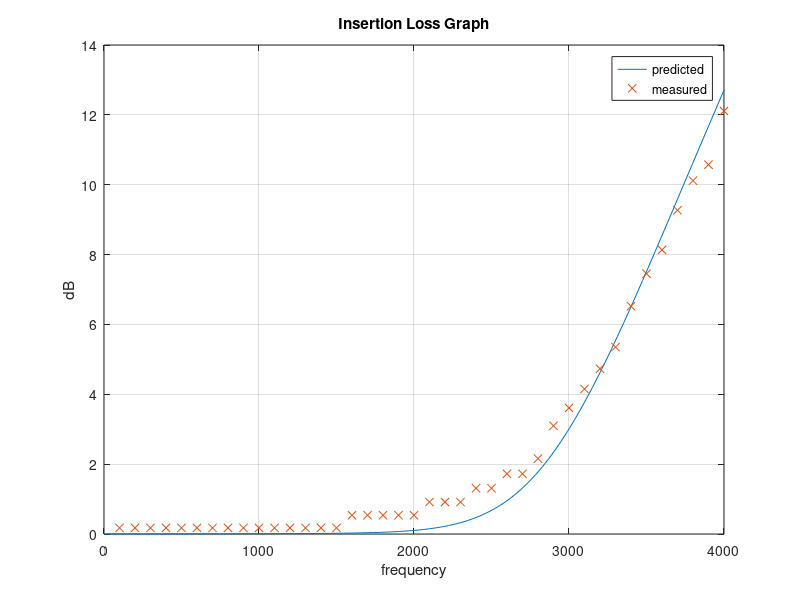
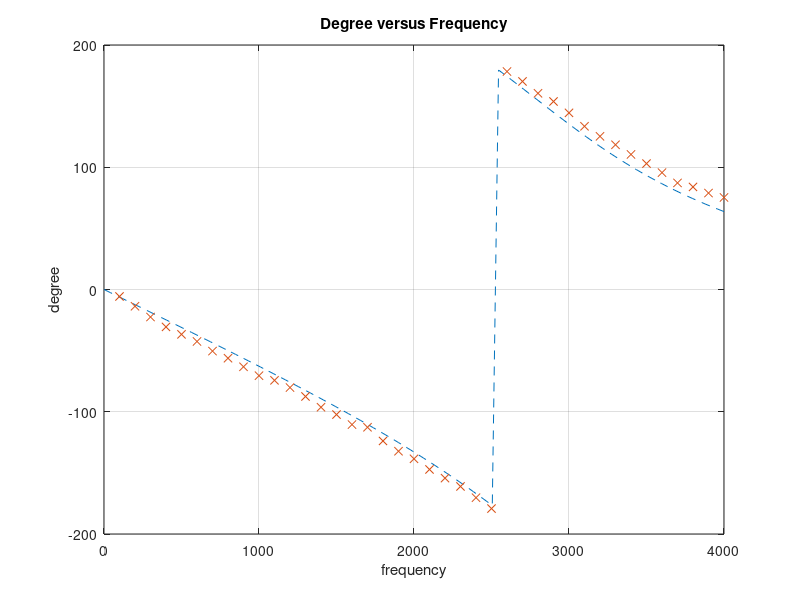

Here is the MATLAB script that generated these plots, in order:
%Yang Zhang & Zhang Wen ECE-300 Lab 1
%Monday, September 05, 2016
clear;
clc;
f = linspace(0 , 4000, 100);
s = j .* 2 .* pi .* f;
Hs = (2.38 * (10^21)) ./ ((s.^5)+ (61 * 10^3 .* s.^4)+ (1.86* 10^9 .* s.^3) +(35.1 * 10^12 .*s.^2) + (409 * 10^15 .*s) + 2.38 * 10^21);
deeg = angle(Hs);
deg = (deeg .* 180)/pi;
fmeas = [100 200 300 400 500 600 700 800 900 1000 1100 1200 1300 1400 1500 1600 1700 1800 1900 2000 2100 2200 2300 2400 2500 2600 2700 2800 2900 3000 3100 3200 3300 3400 3500 3600 3700 3800 3900 4000];
VLmeas = [4.9 4.9 4.9 4.9 4.9 4.9 4.9 4.9 4.9 4.9 4.9 4.9 4.9 4.9 4.9 4.7 4.7 4.7 4.7 4.7 4.5 4.5 4.5 4.3 4.3 4.1 4.1 3.9 3.5 3.3 3.1 2.9 2.7 2.36 2.12 1.96 1.72 1.56 1.48 1.24];
Pmeas = [-5.7 -13.7 -22.5 -30.6 -36.7 -42.5 -50.4 -56.2 -63.2 -70.5 -74.3 -80.2 -87.5 -96.3 -102.3 -110.5 -112.7 -123.9 -132.3 -138.5 -147.2 -154.3 -161.1 -170.3 -179.2 178.3 170.2 160.5 153.8 144.5 133.5 125.3 118.4 110.5 103.0 95.6 87.2 83.9 78.9 75.3]
IL = -20 .* log10(abs(Hs));
ILmeas = -20 * log10(VLmeas ./ 5);
figure(1);
plot(f,IL,'-',fmeas,ILmeas,'x');
legend('predicted','measured');
title('Insertion Loss Graph');
xlabel('frequency');
ylabel('dB');
grid on;
figure(2);
plot(f , deg, '--',fmeas,Pmeas,'x');
title('Degree versus Frequency');
xlabel('frequency');
ylabel('degree');
grid on;